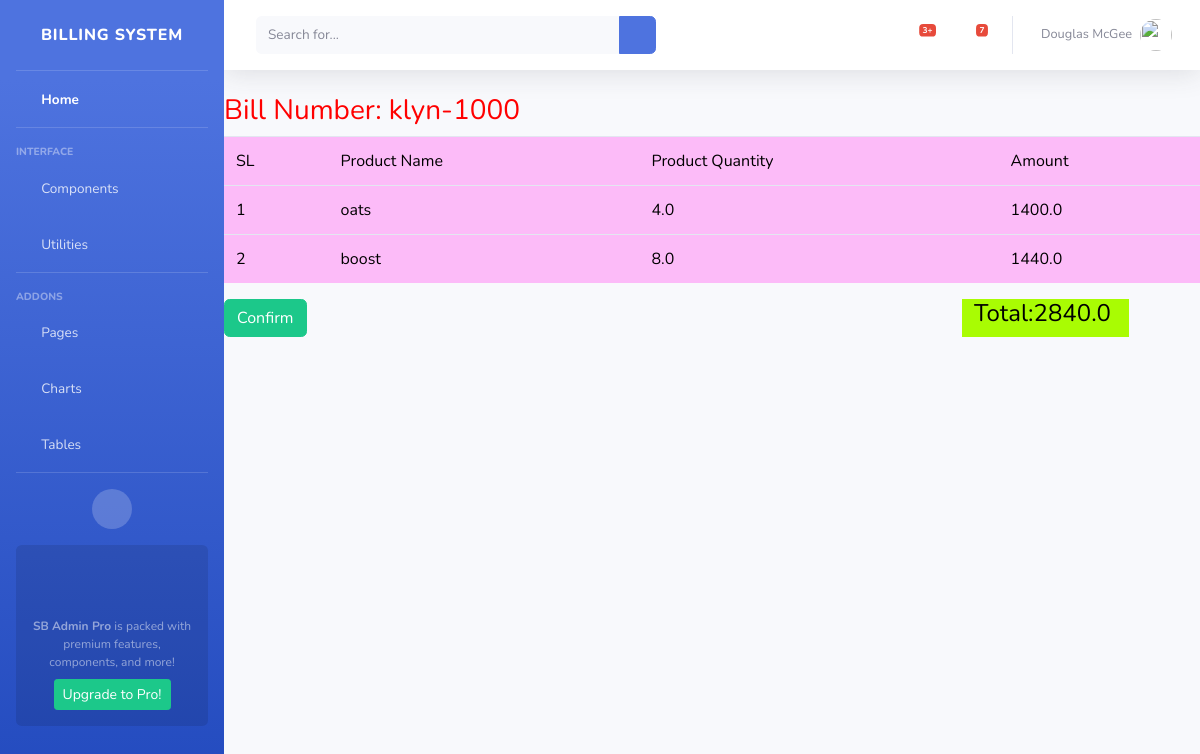
The app's page /billing/generate/klyn-1000 with its own data.
### bill/models.py (models this page shows, shortened)
class order(models.Model):
    bill_number=models.CharField(max_length=12,unique=True)
    bill_date=models.DateField(auto_now=True)
    customer_name=models.CharField(max_length=60)
    phone_number=models.CharField(max_length=12)
    bill_total=models.IntegerField(default=50)

class ordelines(models.Model):
    bill_number=models.ForeignKey(order,on_delete=models.CASCADE)
    product_name=models.ForeignKey(product,on_delete=models.CASCADE)
    product_qty=models.FloatField()
    amount=models.FloatField()

class product(models.Model):
    product_name=models.CharField(max_length=150,unique=True)
    def __str__(self):
        return self.product_name

### bill/views.py (the view, shortened to what this page needs)
# urls.py: path('generate/<str:bill_number>', billgenerate.as_view(), name='generate'),
class billgenerate(TemplateView):
    model=order
    context={}
    template_name = 'bill/billdisplay.html'
    def get(self, request, *args, **kwargs):
        billnum=kwargs.get('bill_number')
        orderlines=ordelines.objects.filter(bill_number__bill_number=billnum)
        total = ordelines.objects.filter(bill_number__bill_number=billnum).aggregate(Sum('amount'))
        self.context['billnum']=billnum
        self.context['orderlines']=orderlines
        self.context['total']=total['amount__sum']
        return render(request,self.template_name,self.context)

### bill/templates/bill/billdisplay.html (shortened to what this page needs)
<!DOCTYPE html>
{%extends 'bill/base.html'%}
{%block body_block%}
<form method="post">
<h3 style="color:red;">Bill Number: {{billnum}} </h3>
<table class="table" style="background-color:rgb(252, 187, 248);color:black">
    <tr>
        <td>SL</td>
        <td>Product Name</td>
        <td>Product Quantity</td>
        <td>Amount</td>
    </tr>
{% for line in orderlines%}
    <tr>
        <td>{{ forloop.counter }}</td>
        <td>{{line.product_name}}</td>
        <td>{{line.product_qty}}</td>
        <td>{{line.amount}}</td>
    </tr>
{%endfor%}
</table>
<div class="row">
   <div class="col-lg-9">
            <input type="submit" value="Confirm" class="btn btn-success">
   </div>
    <div class="col-lg-2" style="background-color:rgb(169, 252, 3)">
        <h4 style="float:left;color:black;">Total:</h4>
        <h4 style="color:black">{{total}}</h4>
    </div>
</div>
</form>
{%endblock%}

### records on screen
order: bill_number "klyn-1000"
ordelines: product_name "oats", product_qty "4.0", amount "1400.0"
ordelines: product_name "boost", product_qty "8.0", amount "1440.0"

### other values on screen
{{ total }} "2840.0"
